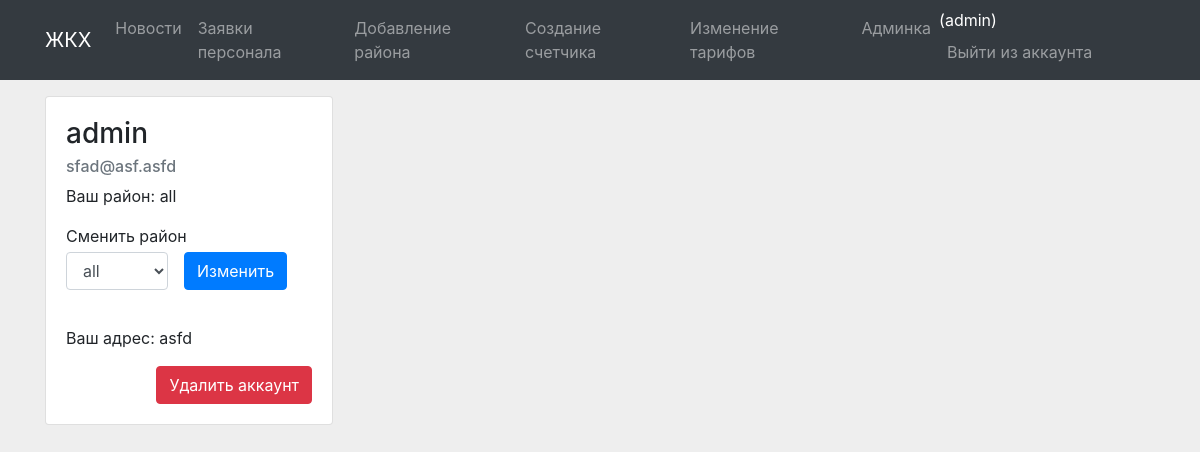
The page /account (signed in) on the database as committed earlier.
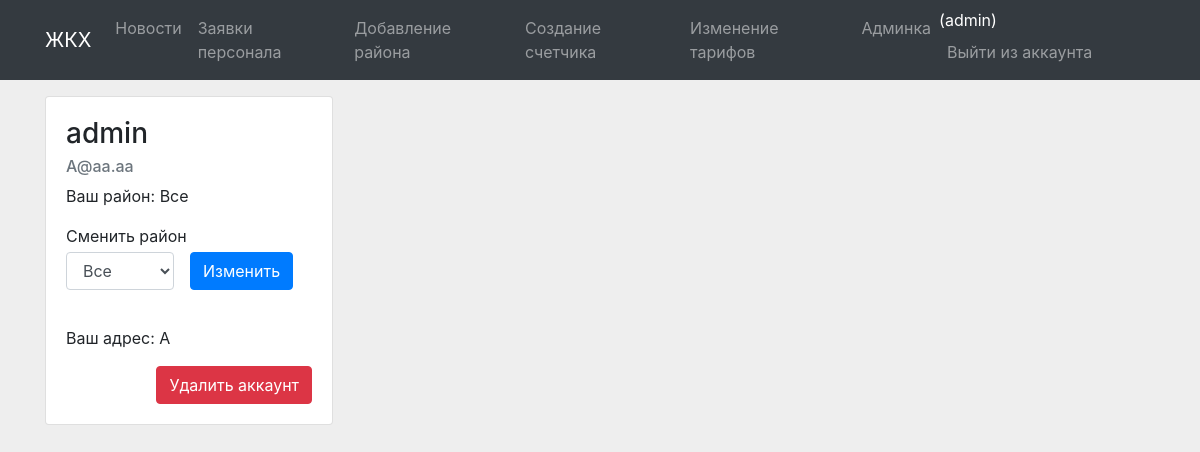
The same page on the database as committed later.
### main/models.py (models this page shows)
class CustomUser(AbstractUser):
    address = models.CharField("Адрес", max_length=100, null=False, blank=False, unique=True)
    district = models.ForeignKey(District, on_delete=models.CASCADE, default='1')
    allows = models.CharField("Разрешение", max_length=1, null=False, blank=False, default='1')
    email = models.EmailField("Почта",null=False, blank=False, unique=True)
    want_staff = models.BooleanField("Хочет быть админом", default=False)
    objects = CustomUserManager()
    REQUIRED_FIELDS = []

class District(models.Model):
    district = models.CharField("Район", max_length=100, null=False, blank=False, unique=True)
    def __str__(self):
        return self.district

### main/views.py (the view, shortened to what this page needs)
# urls.py: path('account', views.account, name='account'),
def account(request):
    form = ChangeDistictForm()
    error = ''
    return render(request, 'main/user/account.html', {'title': 'Ваш аккаунт', "form": form, "error": error})

### main/forms.py
class ChangeDistictForm(ModelForm):
    class Meta:
        model = ChangeDistict
        fields = ["user", "district"]
        widgets = {
             'district': Select(attrs={'class': "form-control"})
        }

### templates/main/user/account.html (shortened to what this page needs)
{% extends 'page.html' %}
{% block content %}
<div class="container">
    <div class="card" style="width: 18rem;">
        <div class="card-body">
            <h3 class="card-title">{{user.username}}</h3>
            <h6 class="card-subtitle mb-2 text-muted">{{user.email}}</h6>
            <p class="card-text">Ваш район: {{user.district}}</p>
            <p class="card-text mb-1">Сменить район</p>
            <form action="" method="post" class = "d-flex mt-1">{%csrf_token%}
            <div class="mr-3">
                {{form.district}}
                <ul class="errorlist">
                </ul>
            </div>
            <div>
                <input class = 'btn btn-primary' type="submit" value="Изменить">
            </div>
            </form>
            <p class="card-text">Ваш адрес: {{user.address}}</p>
            <div class="d-flex justify-content-end">
                <a class = 'btn btn-danger' href="{% url 'account_del' user.id %}">Удалить аккаунт</a>
            </div>
        </div>
      </div>
</div>
{% endblock %}

### templates/page.html (shortened to what this page needs)
<!DOCTYPE html>
<html lang="en">
<head>
    <link rel="stylesheet" href="https://cdn.jsdelivr.net/npm/bootstrap@4.0.0/dist/css/bootstrap.min.css">
    {% load static %}
    <link rel="stylesheet" href={% static "css/style.css" %}>
</head>
<body>
<nav class="navbar navbar-expand-lg bg-dark navbar-dark mb-3">
    <div class="container">
        <a class="navbar-brand" href="{% url 'news' %}">ЖКХ</a>
    <div class="collapse navbar-collapse" id="navbarSupportedContent">
        <ul class="navbar-nav mr-auto">
            <li class="nav-item {% if title == 'Новости'%}active {%endif%}">
                <a class="nav-link" href="{% url 'news' %}">Новости</a>
            </li>
            {%if user.allows == '1' %}
            <li class="nav-item {% if title == 'Ваши счета'%}active {%endif%}">
                <a class="nav-link" href="{% url 'bill' user.id %}">Просмотр счетов</a>
            </li>
            <li class="nav-item {% if title == 'Создание жалобы'%}active {%endif%}">
                <a class="nav-link" href="{% url 'create_report' %}">Оставить жалобу</a>
            </li>
            <li class="nav-item {% if title == 'Мои жалобы'%}active {%endif%}">
                <a class="nav-link" href="{% url 'my_reports' %}">Мои жалобы</a>
            </li>
            {% elif user.allows == '3' %}
            <li class="nav-item {% if title == 'Заявки'%}active {%endif%}">
                <a class="nav-link" href="{% url 'admin_reg' %}">Заявки персонала</a>
            </li>
            <li class="nav-item {% if title == 'Добавление района'%}active {%endif%}">
                <a class="nav-link" href="{% url 'create_district' %}">Добавление района</a>
            </li>
            <li class="nav-item {% if title == 'Создание счетчика'%}active {%endif%}">
                <a class="nav-link" href="{% url 'create_name' %}">Создание счетчика</a>
            </li>
            <li class="nav-item {% if title == 'Тарифы'%}active {%endif%}">
                <a class="nav-link" href="{% url 'change_bill_rate' %}">Изменение тарифов</a>
            </li>
            <li class="nav-item {% if title == ''%}active {%endif%}">
                <a class="nav-link" href="/admin">Админка</a>
            </li>
            {% endif %}
        </ul>
        <div class = "navbar-nav form-inline my-2 my-lg-0 ">
            {% if user.is_authenticated %}
                <a class="text-white" href="{% url 'account' %}">({{ user.username }})</a>
                <a class="nav-link" href="{% url 'logout' %}">Выйти из аккаунта</a>
            {% else %}
                <a class="nav-link" href="{% url 'login' %}">Войти в аккаунт</a>
            {% endif %}
        </div>
    </div>
    </div>
</nav>
    {% block content %}
    {% endblock %}
</body>
</html>

Rows that differ between the two databases and show on the page:
changed CustomUser "admin": email "sfad@asf.asfd" → "A@aa.aa"; district "all" → "Все"; address "asfd" → "A"
changed District: district "all" → "Все"
